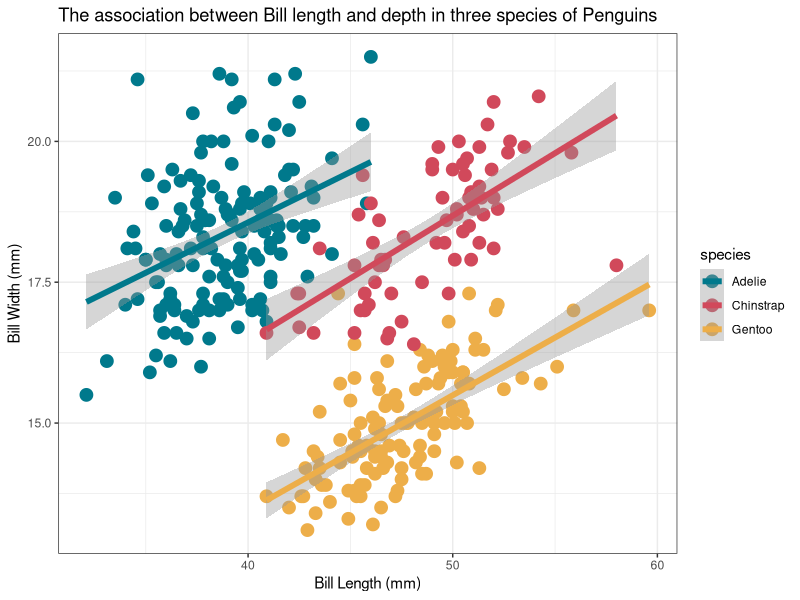
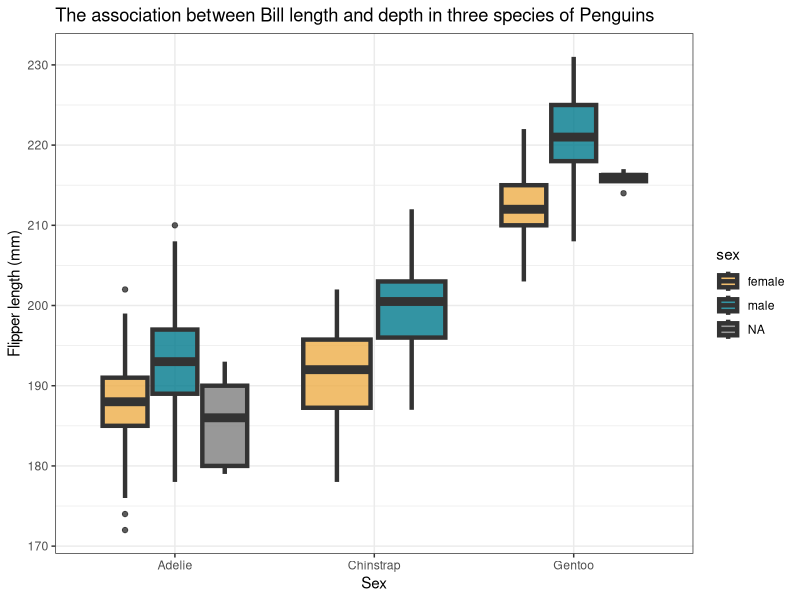
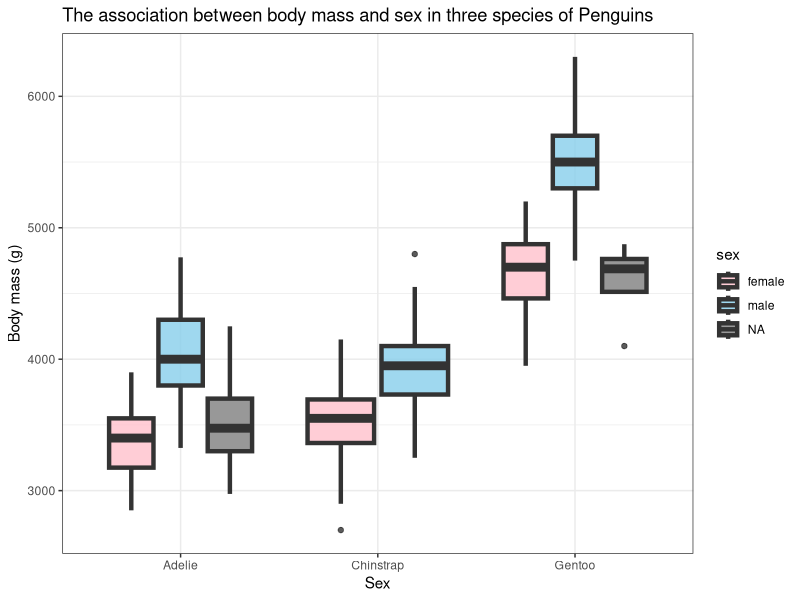
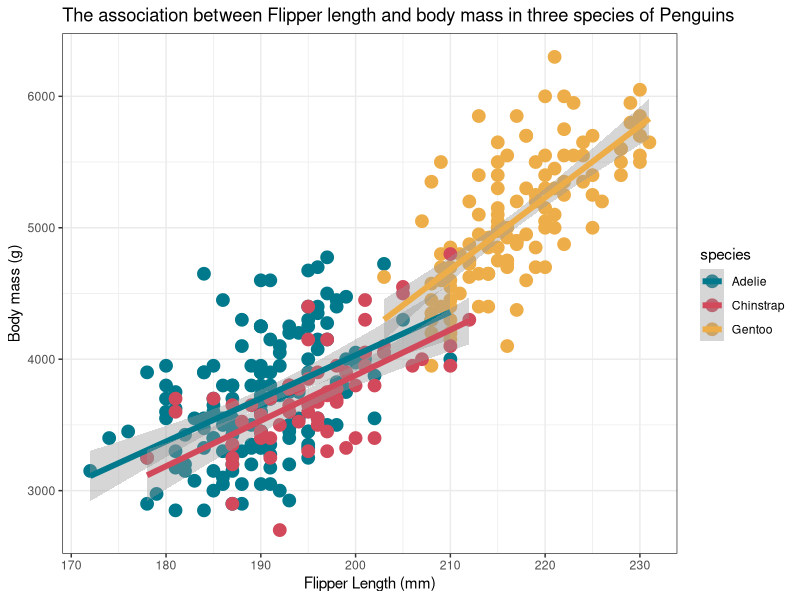
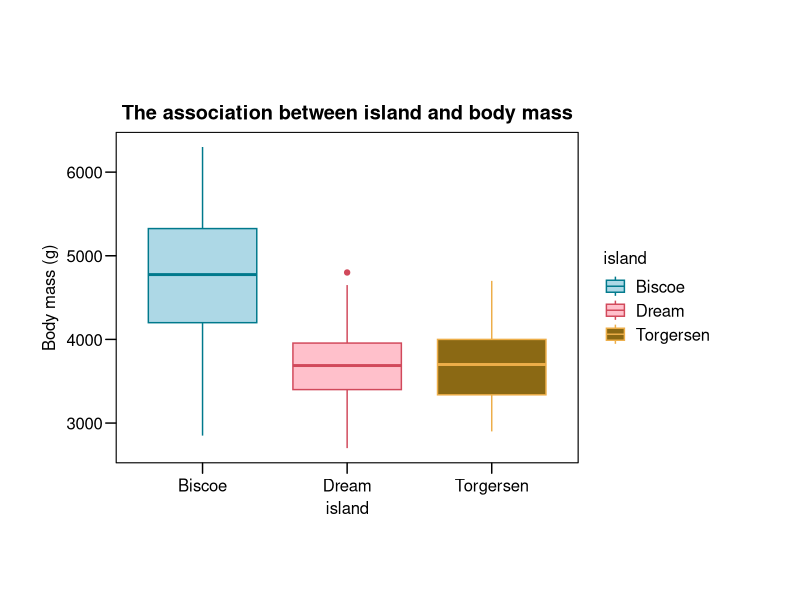
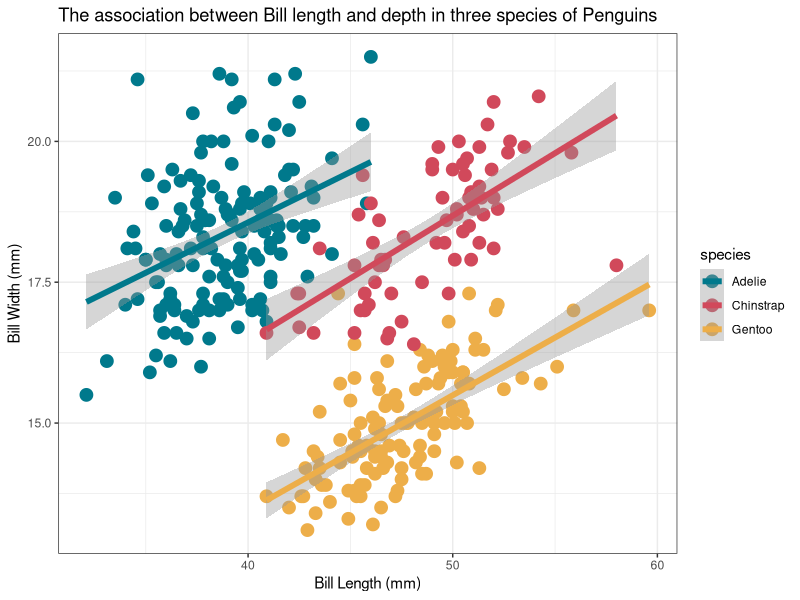
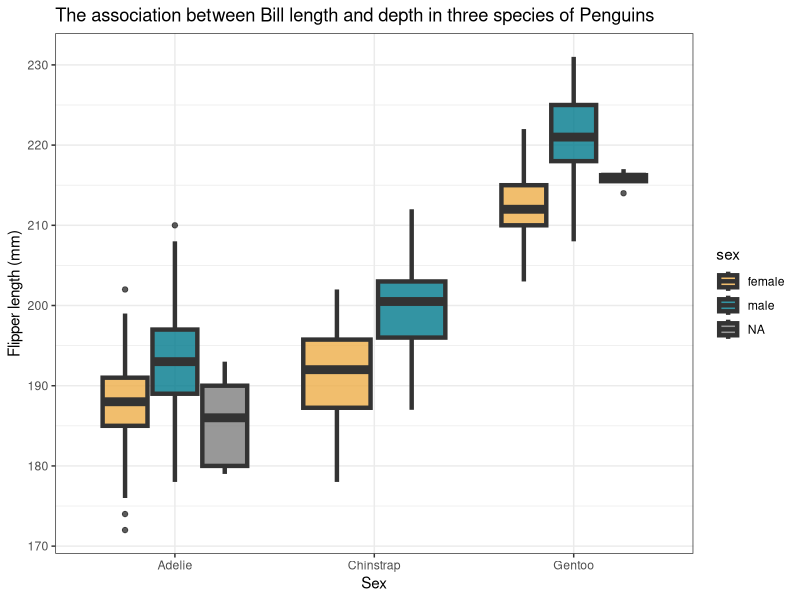

These figures' R source, in order:
## penguins script
library(palmerpenguins)
library(ggplot2)

# add packages
library(dplyr)
library(ggthemes) # package for plotting nice

#example filtering
filtered_data <- penguins %>% filter()

#plot of bill length and bill depth
ggplot(data = penguins, aes(x = bill_length_mm, y = bill_depth_mm, colour = species)) +
    geom_point(size = 4)+
    geom_smooth(method = "lm", size = 2) +
    theme_bw() +
    labs(x = "Bill Length (mm)", y = "Bill Width (mm)", title = "The association between Bill length and depth in three species of Penguins")+
    scale_colour_manual(values = c("Adelie" = "#00798c", "Chinstrap" = "#d1495b", "Gentoo" = "#edae49"))

ggsave("bill_length_bill_depth.png")

#boxplot of flipper length, species, and sex
ggplot(data = penguins, aes(x = species, y = flipper_length_mm, fill = sex)) +
    geom_boxplot(size = 1.5, alpha = 0.8)+
    theme_bw() +
    labs(x = "Sex", y = "Flipper length (mm)", title = "The association between Bill length and depth in three species of Penguins")+
    scale_fill_manual(values = c("male" = "#00798c", "female" = "#edae49"))
ggsave("flipper_length_species.png")


#having a little look at the island counts for each species
penguins %>% group_by(species) %>% count(island)


#plot of sex and body mass
ggplot(data = penguins, aes(x = species, y = body_mass_g, fill = sex)) +
    geom_boxplot(size = 1.5, alpha = 0.8)+
    theme_bw() +
    labs(x = "Sex", y = "Body mass (g)", title = "The association between body mass and sex in three species of Penguins")+
    scale_fill_manual(values = c("male" = "skyblue", "female" = "pink"))


#plot of flipper length and body mass
ggplot(data = penguins, aes(x = flipper_length_mm, y = body_mass_g, colour = species)) +
    geom_point(size = 4)+
    geom_smooth(method = "lm", size = 2) +
    theme_bw() +
    labs(x = "Flipper Length (mm)", y = "Body mass (g)", title = "The association between Flipper length and body mass in three species of Penguins")+
    scale_colour_manual(values = c("Adelie" = "#00798c", "Chinstrap" = "#d1495b", "Gentoo" = "#edae49"))

# add beautiful plot
ggplot(data = penguins, aes(x = island, y = body_mass_g, colour = island, fill = island)) +
  geom_boxplot() +
  ggthemes::theme_par() + # add theme here
  labs(
    x = "island",
    y = "Body mass (g)",
    title = "The association between island and body mass"
  ) +
  scale_colour_manual(values = c(
    "Biscoe"    = "#00798c",
    "Dream"     = "#d1495b",
    "Torgersen" = "#edae49"
  )) +
  scale_fill_manual(values = c(
    "Biscoe"    = "lightblue",
    "Dream"     = "pink",
    "Torgersen" = "goldenrod4"
  ))

